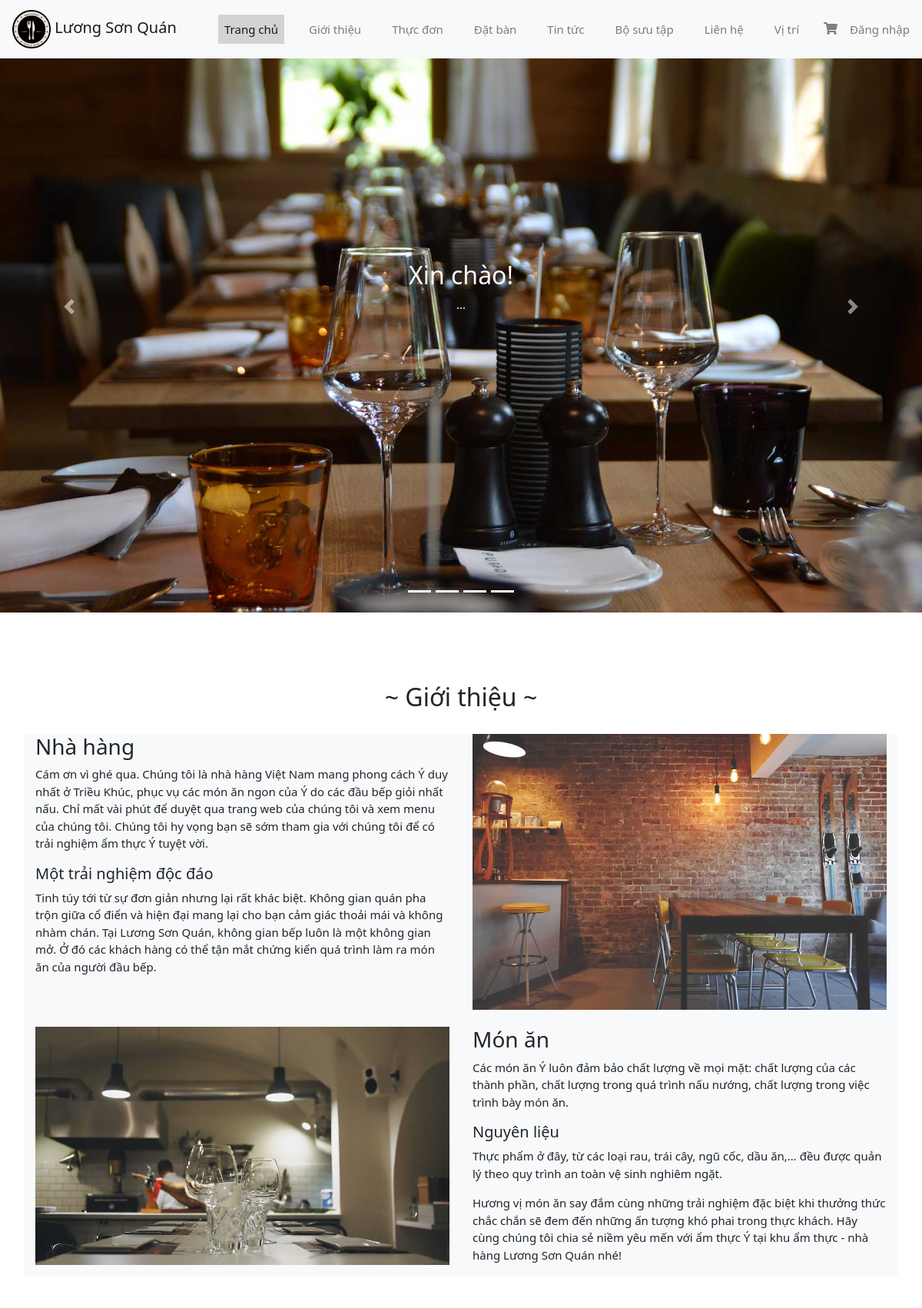
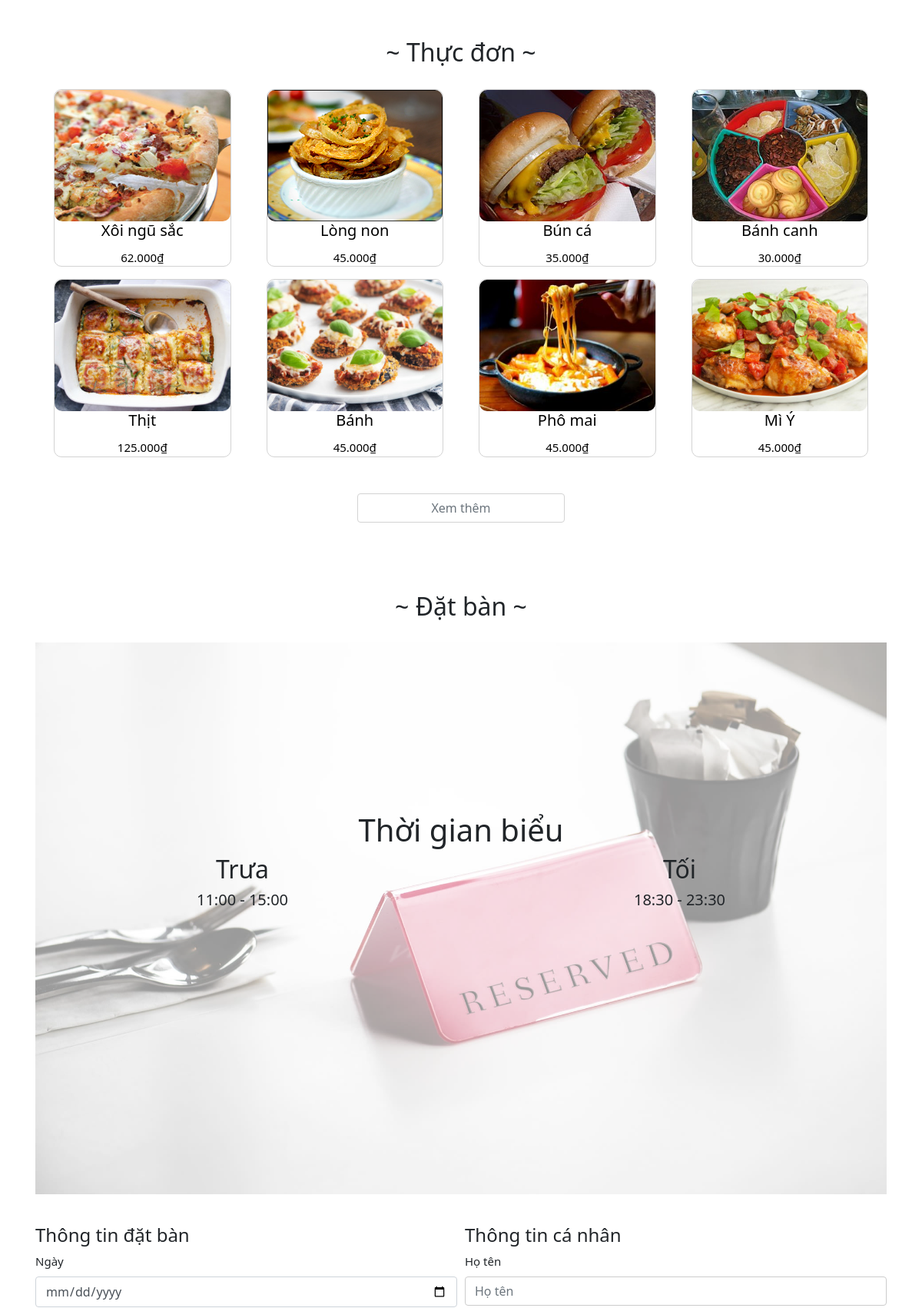
The page / (upper part) on the database its author committed (2 pictures, top to bottom).
### tables this page shows
CREATE TABLE `tbl_config` (
  `id` int(11) NOT NULL,
  `logo` varchar(255) NOT NULL,
  `name` varchar(255) NOT NULL,
  `phone` varchar(20) NOT NULL,
  `email` varchar(150) NOT NULL,
  `address` varchar(255) NOT NULL,
  `map` longtext NOT NULL,
  `discount` int(4) NOT NULL
);

CREATE TABLE `tbl_slider` (
  `sliderId` int(11) NOT NULL,
  `sliderImage` mediumtext NOT NULL,
  `description` varchar(150) NOT NULL
);

CREATE TABLE `tbl_food` (
  `foodId` int(11) NOT NULL,
  `foodName` varchar(150) NOT NULL,
  `foodIdCategory` int(11) NOT NULL,
  `description` text NOT NULL,
  `type` int(11) NOT NULL,
  `price` decimal(10,0) NOT NULL,
  `image` varchar(255) NOT NULL
);

### classes/configs.php (called while the page is built, shortened)
<?php
    $filepath = realpath(dirname(__FILE__));
    include_once ($filepath.'/../lib/database.php');
?>
<?php
class configs
{
    private $db;
    public function __construct()
    {
        $this->db = new Database();
    }
    public function show_config()
    {
        $query = "SELECT * FROM tbl_config";
        $result = $this->db->select($query);
        return $result;
    }
}
?>

### lib/database.php (called while the page is built, shortened)
<?php
class Database{
    public $host = DB_HOST;
    public $user = DB_USERNAME;
    public $pass = DB_PASSWORD;
    public $dbname = DB_NAME;
    public $link;
    private function connectDB()
    {
        $this->link = new mysqli($this->host, $this->user, $this->pass, $this->dbname);
    }
    public function select($query)
    {
        $result = $this->link->query($query) or die($this->link->error . __LINE__);
        if ($result->num_rows > 0) {
            return $result;
        } else {
            return false;
        }
    }
}
?>

### lib/session.php (called while the page is built, shortened)
<?php
class Session{
    public static function get($key)
    {
        if (isset($_SESSION[$key])) {
            return $_SESSION[$key];
        } else {
            return false;
        }
    }
}
?>

### classes/slider.php (called while the page is built, shortened)
<?php
    $filepath = realpath(dirname(__FILE__));
    include_once ($filepath.'/../lib/database.php');
?>
<?php
class slider
{
    private $db;
    public function __construct()
    {
        $this->db = new Database();
    }
    public function show_slider()
    {
        $query = "SELECT * FROM tbl_slider";
        $result = $this->db->select($query);
        return $result;
    }
}
?>

### classes/food.php (called while the page is built, shortened)
<?php
$filepath = realpath(dirname(__FILE__));
include_once($filepath . '/../lib/database.php');
?>
<?php
class food
{
    private $db;
    public function __construct()
    {
        $this->db = new Database();
    }
    public function show_food_index()
    {
        $query = "SELECT * FROM tbl_food,tbl_category WHERE tbl_food.foodIdCategory = tbl_category.cateId AND type = 1 ORDER BY tbl_food.foodId DESC";
        $result = $this->db->select($query);
        return $result;
    }
}
?>

### index.php (the view, shortened to what this page needs)
<?php
include 'inc/header.php';
?>
<?php
include_once './lib/database.php';
?>
<div id="carouselExampleIndicators" class="carousel slide" data-ride="carousel">
	<ol class="carousel-indicators">
		<?php
		$show_slider = $slider->show_slider();
		if ($show_slider) {
			$count = 0;
			while ($row = $show_slider->fetch_assoc()) {
				if ($count == 0) {
		?>
					<li data-target="#carouselExampleIndicators" data-slide-to="<?= $count ?>" class="active"></li>
				<?php
				} else {
				?>
					<li data-target="#carouselExampleIndicators" data-slide-to="<?= $count ?>"></li>
		<?php
				}
			}
		}
		?>
	</ol>
	<div class="carousel-inner">
		<?php
		$show_slider = $slider->show_slider();
		if ($show_slider) {
			$count = 1;
			while ($row = $show_slider->fetch_assoc()) {
				if ($count == 1) {
		?>
					<div class="carousel-item active">
						<img class="d-block w-100 img-fluid img-slider" src="<?= 'admin/uploads/slider/' . $row['sliderImage'] ?>" alt="First slide">
						<div class="carousel-caption">
							<h2><?= $row['description'] ?></h2>
							<p>...</p>
						</div>
					</div>
		<?php
				}
				$count++;
			}
		}
		?>
	</div>
	<a class="carousel-control-prev" href="#carouselExampleIndicators" role="button" data-slide="prev">
		<span class="carousel-control-prev-icon" aria-hidden="true"></span>
	</a>
	<a class="carousel-control-next" href="#carouselExampleIndicators" role="button" data-slide="next">
		<span class="carousel-control-next-icon" aria-hidden="true"></span>
	</a>
</div>
</div>
<div class="container">
	<div class="row" id="Restaurant">
		<div class="col navMenu">
			<h2 class="text-center">~ Giới thiệu ~</h2>
		</div>
	</div>
	<div class="row bg-light">
		<div class="col-md-6">
			<h3>Nhà hàng</h3>
			<p>Cám ơn vì ghé qua. Chúng tôi là nhà hàng Việt Nam mang phong cách Ý duy nhất ở Triều Khúc, phục vụ các món ăn ngon của Ý do các đầu bếp giỏi nhất nấu. Chỉ mất vài phút để duyệt qua trang web của chúng tôi và xem menu của chúng tôi. Chúng tôi hy vọng bạn sẽ sớm tham gia với chúng tôi để có trải nghiệm ẩm thực Ý tuyệt vời.</p>
			<h5>Một trải nghiệm độc đáo</h5>
			<p>Tinh túy tới từ sự đơn giản nhưng lại rất khác biệt. Không gian quán pha trộn giữa cổ điển và hiện đại mang lại cho bạn cảm giác thoải mái và không nhàm chán. Tại Lương Sơn Quán, không gian bếp luôn là một không gian mở. Ở đó các khách hàng có thể tận mắt chứng kiến quá trình làm ra món ăn của người đầu bếp.</p>
		</div>
		<div class="col-md-6" data-aos="fade-up">
			<img class="img-fluid" src="images/location.jpg">
		</div>
	</div>
	<div class="row bg-light"><br></div>
	<div class="row bg-light">
		<div class="col-md-6 order-md-1 order-2" data-aos="fade-up">
			<img class="img-fluid " src="images/cuisine.jpg">
		</div>
		<div class="col-md-6 order-md-12 order-1">
			<h3>Món ăn</h3>
			<p>Các món ăn Ý luôn đảm bảo chất lượng về mọi mặt: chất lượng của các thành phần, chất lượng trong quá trình nấu nướng, chất lượng trong việc trình bày món ăn.</p>
			<h5>Nguyên liệu</h5>
			<p>Thực phẩm ở đây, từ các loại rau, trái cây, ngũ cốc, dầu ăn,… đều được quản lý theo quy trình an toàn vệ sinh nghiêm ngặt.</p>
			<p>Hương vị món ăn say đắm cùng những trải nghiệm đặc biệt khi thưởng thức chắc chắn sẽ đem đến những ấn tượng khó phai trong thực khách. Hãy cùng chúng tôi chia sẻ niềm yêu mến với ẩm thực Ý tại khu ẩm thực - nhà hàng Lương Sơn Quán nhé!</p>
		</div>
	</div>
	<div class="container">
		<div class="col-md-12" id="Menu">
			<div class="mu-restaurant-menu-area">
				<div class="col navMenu">
					<h2 class="text-center">~ Thực đơn ~</h2>
				</div>
			</div>
		</div>
		<div class="row">
			<?php
			$show_food = $food->show_food_index();
			if ($show_food) {
				$count = 1;
				while ($row = $show_food->fetch_assoc()) {
					if ($count < 9) {
			?>
						<div class="col-md-3 mb-3">
							<div class="card ml-2 mr-2" style="border:none;">
								<a href="details.php?foodId=<?= $row['foodId'] ?>" style="text-decoration: none;color:black">
									<div class="card-body" style="padding:0;border: 1px solid lightgray; border-radius:10px">
										<img width="100%" height="171px" src="<?= 'admin/uploads/' . $row['image'] ?>" style="border-radius: 10px;" width="100%" alt="Ảnh">
										<h5 class="card-title text-center"><?= $row['foodName'] ?></h5>
										<p class="card-text text-center"><?= number_format($row['price'], 0, '', '.') . '₫'; ?></p>
									</div>
								</a>
							</div>
						</div>
			<?php
					}
					$count++;
				}
			}
			?>
		</div>
	</div>
	<div style="text-align: center;padding: 15">
		<a href="menu.php" class="btn btn-outline-secondary w-25" style="border: 1px solid lightgray">Xem thêm</a>
	</div>
	<div class="row" id="Reservation">
		<div class="col navMenu">
			<h2 class="text-center">~ Đặt bàn ~</h2>
		</div>
	</div>
	<div class="row">
		<div class=" col-lg-12 reserve-container" data-aos="fade-up">
			<img class="img-fluid image-reserve" src="images/reserve.jpg">
			<div class="reserve-text col-lg-12 ">
				<h1 class="text-center">Thời gian biểu</h1>
				<div class="row">
					<div class="col-6">
						<h2 class="text-center">Trưa</h2>
						<h5 class="text-center">11:00 - 15:00</h5>
					</div>
					<div class="col-6">
						<h2 class="text-center">Tối</h2>
						<h5 class="text-center">18:30 - 23:30</h5>
					</div>
				</div>
			</div>
		</div>
	</div>
	<br>
	<div class="row">
		<div class="col">
			<form action="" method="post">
				<div class="form-group col-12">
				</div>
				<div class="form-row">
					<div class="form-group col-6">
						<h4>Thông tin đặt bàn</h4>
						<label for="inputDate"> Ngày</label>
						<input type="date" class="form-control" value="<?= isset($_POST['datebook']) ? $_POST['datebook'] : '' ?>" name="datebook" id="inputDate" placeholder="Ngày gg/mm/aaaa" required>
					</div>
					<div class="form-group col-6">
						<h4>Thông tin cá nhân</h4>
						<label for="inputName"> Họ tên</label>
						<input type="text" class="form-control" value="<?= isset($_POST['namebook']) ? $_POST['namebook'] : '' ?>" name="namebook" id="inputName" placeholder="Họ tên" style="padding: 6px 12px;margin:0;" required>
					</div>
				</div>
			</form>
		</div>
	</div>
</div>
<?php
include("inc/footer.php");
?>

### inc/header.php (shortened to what this page needs)
<?php
include './lib/session.php';
?>
<?php
include_once './lib/database.php';
$food = new food();
$config = new configs();
$slider = new slider();
$show_name = $config->show_config();
if ($show_name) {
    while ($row = $show_name->fetch_assoc()) {
        $name_logo = explode('/', $row['name']);
        $name = $name_logo[0];
        $logo = './admin/uploads/logo/' . $row['logo'];
    }
}
?>
<html>
<head>
    <link rel="stylesheet" href="https://maxcdn.bootstrapcdn.com/bootstrap/4.0.0/css/bootstrap.min.css">
    <link rel="stylesheet" type="text/css" href="css/style.css">
    <link href="https://cdn.rawgit.com/michalsnik/aos/2.1.1/dist/aos.css" rel="stylesheet">
    <link href="./css/font-awesome.css" rel="stylesheet">
</head>
<body data-spy="scroll" data-target=".navbar" data-offset="50">
    <div id="Welcome">
        <nav class="navbar navbar-expand-lg navbar fixed-top  navbar-light bg-light">
            <a class="navbar-brand" href="index.php">
                <img src="<?= $logo ?>" width="50" height="50" class="d-inline-block" alt=""> <?= $name ?>
            </a>
            <div class="collapse navbar-collapse" id="navbarText">
                <ul class="navbar-nav ml-auto">
                    <li class="nav-item">
                        <a class="nav-link" href="#Welcome">Trang chủ</a>
                    </li>
                    <li class="nav-item">
                        <a class="nav-link" href="#Restaurant">Giới thiệu</a>
                    </li>
                    <li class="nav-item">
                        <a class="nav-link" href="#Menu">Thực đơn</a>
                    </li>
                    <li class="nav-item">
                        <a class="nav-link" href="#Reservation">Đặt bàn</a>
                    </li>
                    <li class="nav-item">
                        <a class="nav-link" href="blog.php">Tin tức</a>
                    </li>
                    <li class="nav-item">
                        <a class="nav-link" href="#Gallery">Bộ sưu tập</a>
                    </li>
                    <li class="nav-item">
                        <a class="nav-link" href="#Contact">Liên hệ</a>
                    </li>
                    <li class="nav-item">
                        <a class="nav-link" href="#OurLocation">Vị trí</a>
                    </li>
                    <li class="nav-item">
                        <a href="cart.php" class="language" rel="it-IT"><i style="color:gray;font-size:16px;margin-top:10px" class="fas fa-shopping-cart"></i></a>
                    </li>
                    <?php
                    $login_check = Session::get('customer_login');
                    if ($login_check == false) {
                    ?>
                        <li class="nav-item" style="padding: 0;margin: 0;margin-left: 4px;">
                            <a class="nav-link" href="login.php" style="font-family: 'Segoe UI', Tahoma, Geneva, Verdana, sans-serif;padding: 8px 0;">Đăng nhập</a>
                        </li>
                    <?php
                    }
                    ?>
                </ul>
            </div>
        </nav>

### css/style.css (style rules this page uses)
body { font-family: 'Segoe UI', Tahoma, Geneva, Verdana, sans-serif; font-size: 15px; }
.nav-item { padding-right: 12px; padding-left: 12px; }
.nav-link.active { background-color: lightgrey !important; }
.reserve-container { position: relative; }
.card-body { -webkit-transition: all 1s ease; -moz-transition: all 1s ease; -o-transition: all 1s ease; -ms-transition: all 1s ease; transition: all 1s ease; }
.reserve-text { position: absolute; top: 40%; left: 50%; transform: translate(-50%, -50%); }
.image-reserve { opacity: 0.4; max-height: 750px; }
.carousel-caption { top: 40%; }
.img-slider { min-height: 320px; }
.navMenu { padding-top: 75px; padding-bottom: 20px; }
input[type=text], input[type=password] { width: 100%; padding: 12px 20px; margin: 8px 0; display: inline-block; border: 1px solid #ccc; box-sizing: border-box; }
.container { padding: 16px; }

### rows shown on the page
tbl_config: logo (picture), name "Lương Sơn Quán"
tbl_slider: sliderImage (picture), description "Xin chào!"
tbl_food: image (picture), foodName "Xôi ngũ sắc", price "62.000"
tbl_food: image (picture), foodName "Lòng non", price "45.000"
tbl_food: image (picture), foodName "Bún cá", price "35.000"
tbl_food: image (picture), foodName "Bánh canh", price "30.000"
tbl_food: image (picture), foodName "Thịt", price "125.000"
tbl_food: image (picture), foodName "Bánh", price "45.000"
tbl_food: image (picture), foodName "Phô mai", price "45.000"
tbl_food: image (picture), foodName "Mì Ý", price "45.000"
